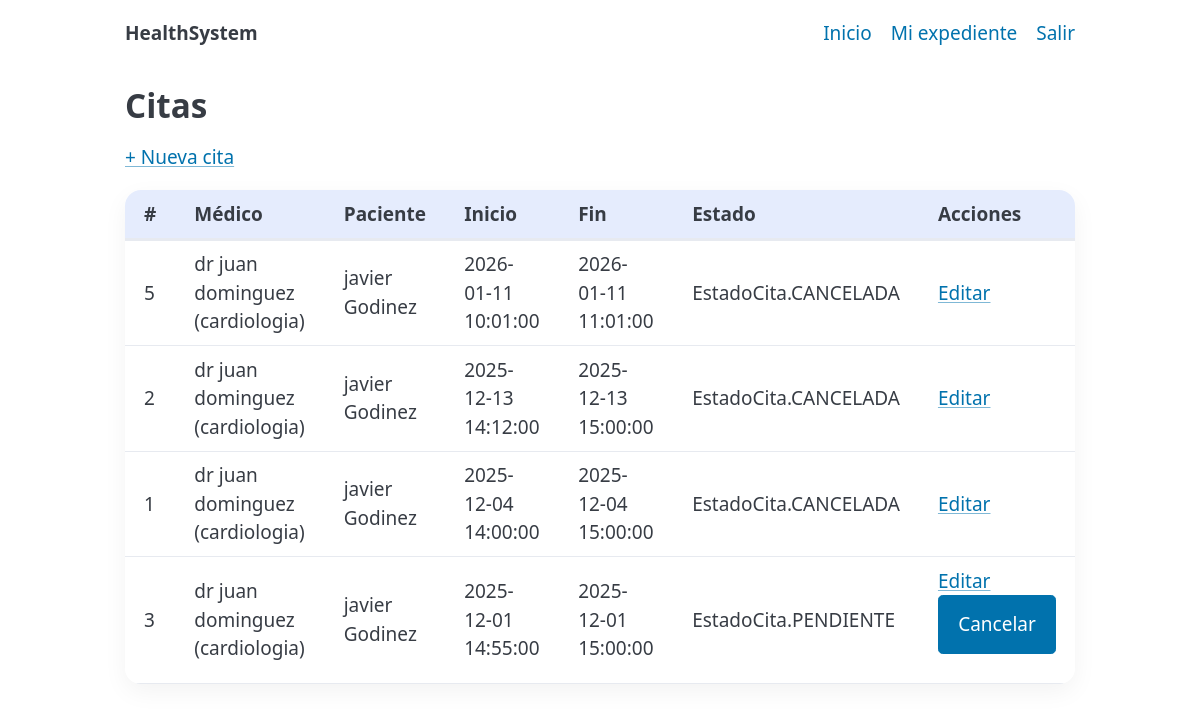
The app's page /citas (signed in) with its own data.
### models.py (models this page shows, shortened)
class Cita(Base):
    __tablename__ = "citas"
    id = Column(Integer, primary_key=True)
    medico_id = Column(Integer, ForeignKey("medicos.id"), nullable=False, index=True)
    paciente_id = Column(Integer, ForeignKey("usuarios.id"), nullable=False, index=True)
    start_at = Column(DateTime, nullable=False, index=True)
    end_at = Column(DateTime, nullable=False, index=True)
    estado = Column(SAEnum(EstadoCita), default=EstadoCita.PENDIENTE, nullable=False)
    notas = Column(String, nullable=True)
    medico = relationship("Medico", back_populates="citas")
    paciente = relationship("Usuario")

class Usuario(Base, UserMixin):
    __tablename__ = "usuarios"
    id = Column(Integer, primary_key=True)
    nombre = Column(String, nullable=False)
    apellido = Column(String, nullable=False)
    email = Column(String, unique=True, index=True, nullable=False)
    password_hash = Column(String, nullable=False)
    tipo = Column(SAEnum(TipoUsuario), default=TipoUsuario.PACIENTE, nullable=False)
    medico = relationship("Medico", back_populates="usuario", uselist=False)
    expediente = relationship("Expediente", back_populates="paciente", uselist=False)

class Medico(Base):
    __tablename__ = "medicos"
    id = Column(Integer, primary_key=True)
    usuario_id = Column(Integer, ForeignKey("usuarios.id"), nullable=False, unique=True)
    especialidad = Column(String, nullable=False)
    usuario = relationship("Usuario", back_populates="medico")
    citas = relationship("Cita", back_populates="medico")

### app.py (the view)
@app.route("/citas")
@login_required
def citas_list():
    with get_db() as db:
        medico = None
        if current_user.tipo == TipoUsuario.MEDICO:
            medico = db.query(Medico).filter(Medico.usuario_id == current_user.id).first()
        base_query = db.query(Cita).options(
            joinedload(Cita.medico).joinedload(Medico.usuario),
            joinedload(Cita.paciente),
        )
        if current_user.tipo == TipoUsuario.MEDICO and medico:
            citas = base_query.filter(Cita.medico_id == medico.id).order_by(Cita.start_at.desc()).all()
        elif current_user.tipo == TipoUsuario.PACIENTE:
            citas = base_query.filter(Cita.paciente_id == current_user.id).order_by(Cita.start_at.desc()).all()
        else:
            citas = base_query.order_by(Cita.start_at.desc()).all()
        medicos = db.query(Medico).options(joinedload(Medico.usuario)).all()
    return render_template("appointments_list.html", citas=citas, medicos=medicos, EstadoCita=EstadoCita)

### app.py (called while the page is built)
@contextmanager
def get_db():
    db = SessionLocal()
    try:
        yield db
        db.commit()
    except Exception:
        db.rollback()
        raise
    finally:
        db.close()

@login_manager.user_loader
def load_user(user_id):
    with get_db() as db:
        return db.get(Usuario, int(user_id))

### templates/appointments_list.html (shortened to what this page needs)
{% extends "_layout.html" %}
{% block content %}
<h2>Citas</h2>
<p><a href="{{ url_for('citas_new') }}">+ Nueva cita</a></p>
<table>
<thead>
<tr>
<th>#</th>
<th>Médico</th>
<th>Paciente</th>
<th>Inicio</th>
<th>Fin</th>
<th>Estado</th>
<th>Acciones</th>
</tr>
</thead>
<tbody>
{% for c in citas %}
<tr>
<td>{{ c.id }}</td>
<td>{{ c.medico.usuario.nombre }} {{ c.medico.usuario.apellido }} ({{ c.medico.especialidad }})</td>
<td>{{ c.paciente.nombre }} {{ c.paciente.apellido }}</td>
<td>{{ c.start_at }}</td>
<td>{{ c.end_at }}</td>
<td>{{ c.estado }}</td>
<td>
<a href="{{ url_for('citas_edit', cita_id=c.id) }}">Editar</a>
{% if c.estado != EstadoCita.CANCELADA %}
<form action="{{ url_for('citas_cancel', cita_id=c.id) }}" method="post" style="display:inline">
<button type="submit">Cancelar</button>
</form>
{% endif %}
</td>
</tr>
{% endfor %}
</tbody>
</table>
{% endblock %}

### templates/_layout.html (style rules this page uses)
:root { --brand:#2563eb; --brand-2:#10b981; }
table { border-collapse:separate; border-spacing:0; overflow:hidden; border-radius:16px; box-shadow: 0 8px 24px rgba(0,0,0,.05); }
thead th { background: color-mix(in srgb, var(--brand) 12%, white); }

### records on screen
Cita: id "5", medico.usuario.nombre "dr juan", medico.usuario.apellido "dominguez", medico.especialidad "cardiologia", paciente.nombre "javier", paciente.apellido "Godinez", start_at "2026-01-11 10:01:00", end_at "2026-01-11 11:01:00", estado "EstadoCita.CANCELADA"
Cita: id "2", medico.usuario.nombre "dr juan", medico.usuario.apellido "dominguez", medico.especialidad "cardiologia", paciente.nombre "javier", paciente.apellido "Godinez", start_at "2025-12-13 14:12:00", end_at "2025-12-13 15:00:00", estado "EstadoCita.CANCELADA"
Cita: id "1", medico.usuario.nombre "dr juan", medico.usuario.apellido "dominguez", medico.especialidad "cardiologia", paciente.nombre "javier", paciente.apellido "Godinez", start_at "2025-12-04 14:00:00", end_at "2025-12-04 15:00:00", estado "EstadoCita.CANCELADA"
Cita: id "3", medico.usuario.nombre "dr juan", medico.usuario.apellido "dominguez", medico.especialidad "cardiologia", paciente.nombre "javier", paciente.apellido "Godinez", start_at "2025-12-01 14:55:00", end_at "2025-12-01 15:00:00", estado "EstadoCita.PENDIENTE"
